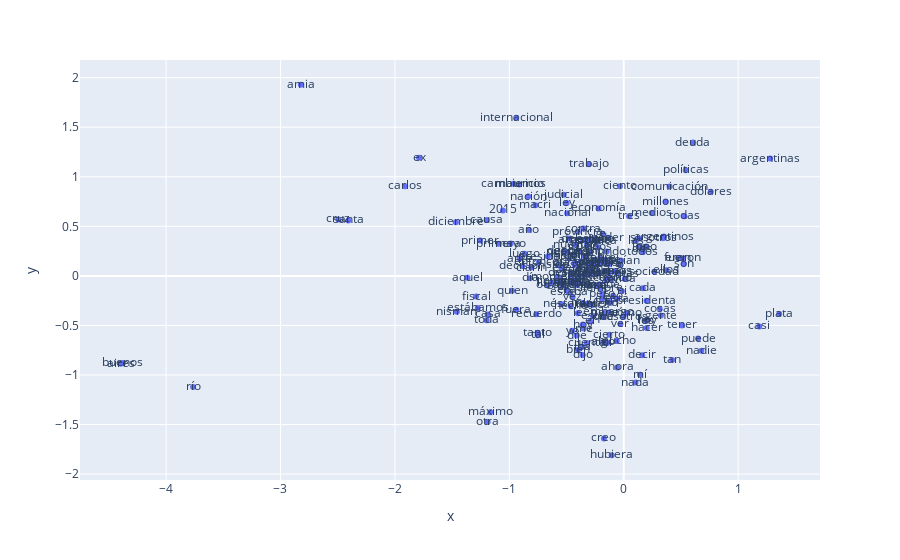

Notebook cell for this chart:
### Code cell
# Graficar los embedddings en 2D
import plotly.graph_objects as go
import plotly.express as px

x_vals, y_vals, labels = reduce_dimensions(w2v_model)

MAX_WORDS=200
fig = px.scatter(x=x_vals[:MAX_WORDS], y=y_vals[:MAX_WORDS], text=labels[:MAX_WORDS])
fig.show() # esto para plotly en colab

### Figure 1 — Plotly figure (JSON) as saved in the notebook; plotly's stock layout.template omitted (floating-point values rounded to 4 significant figures; data arrays with more than 128 entries replaced by an {"elided": "..."} marker saying what was removed)
{"data": [{"hovertemplate": "x=%{x}<br>y=%{y}<br>text=%{text}<extra></extra>", "legendgroup": "", "marker": {"color": "#636efa", "symbol": "circle"}, "mode": "markers+text", "name": "", "orientation": "v", "showlegend": false, "text": {"elided": "200 str values"}, "type": "scatter", "x": {"elided": "200 float values"}, "xaxis": "x", "y": {"elided": "200 float values"}, "yaxis": "y"}], "layout": {"legend": {"tracegroupgap": 0}, "margin": {"t": 60}, "xaxis": {"anchor": "y", "domain": [0, 1], "title": {"text": "x"}}, "yaxis": {"anchor": "x", "domain": [0, 1], "title": {"text": "y"}}}}
